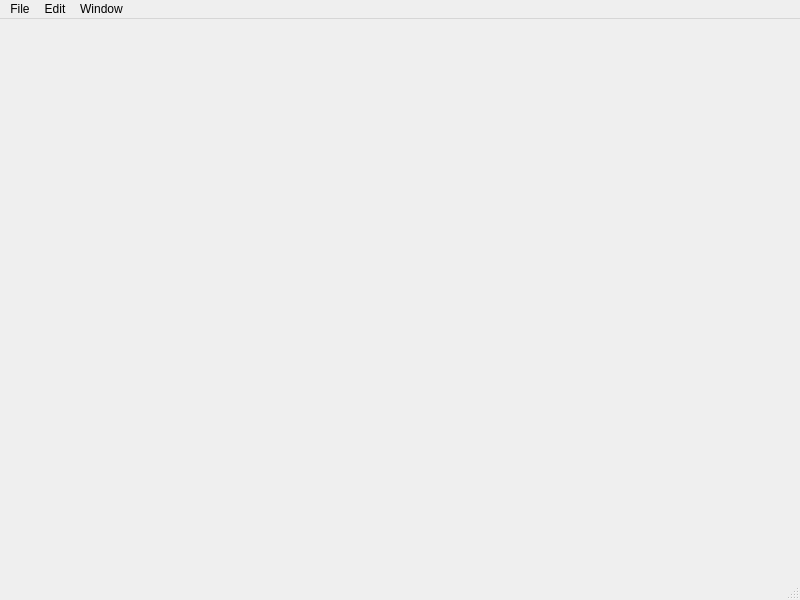
<?xml version="1.0" encoding="UTF-8"?>
<ui version="4.0">
 <class>MainWindow</class>
 <widget class="QMainWindow" name="MainWindow">
  <property name="geometry">
   <rect>
    <x>0</x>
    <y>0</y>
    <width>800</width>
    <height>600</height>
   </rect>
  </property>
  <property name="windowTitle">
   <string>MainWindow</string>
  </property>
  <widget class="QWidget" name="centralwidget"/>
  <widget class="QMenuBar" name="menubar">
   <property name="geometry">
    <rect>
     <x>0</x>
     <y>0</y>
     <width>800</width>
     <height>17</height>
    </rect>
   </property>
   <widget class="QMenu" name="menuFile">
    <property name="title">
     <string>File</string>
    </property>
   </widget>
   <widget class="QMenu" name="menuEdit">
    <property name="title">
     <string>Edit</string>
    </property>
   </widget>
   <widget class="QMenu" name="menuWindow">
    <property name="title">
     <string>Window</string>
    </property>
    <addaction name="actionNew_Editor"/>
   </widget>
   <addaction name="menuFile"/>
   <addaction name="menuEdit"/>
   <addaction name="menuWindow"/>
  </widget>
  <widget class="QStatusBar" name="statusbar"/>
  <action name="actionNew_Editor">
   <property name="text">
    <string>New Editor</string>
   </property>
  </action>
 </widget>
 <resources/>
 <connections/>
</ui>
